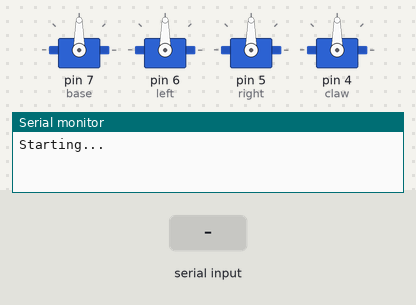
The sketch below on a simulated Arduino Uno, built with avr-gcc and run on an emulated ATmega328P. Parts: 4 × servo, the last lines printed to the serial monitor. The inputs (shaded band) are chosen by the test bench.

Above: at 1.2 s.
1.3 s: "90 45 200\n" received over the second serial link
At 2.1 s:
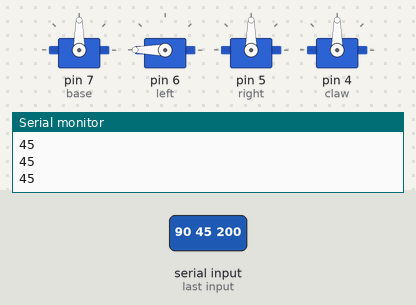
2.8 s: "30 150 10\n" received over the second serial link
At 3.2 s:
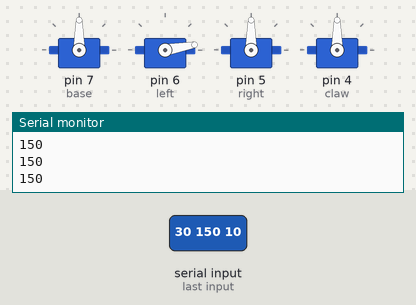
4.3 s: "1 90 45\n" received over the second serial link
At 5.1 s:
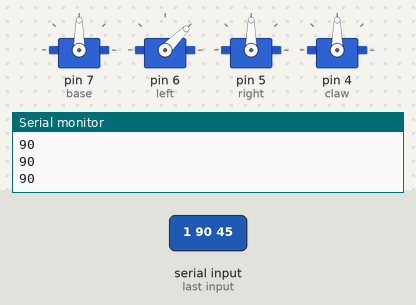
Timing chart, 0 to 7.3 s (numbered marks = the images above; inputs shaded):
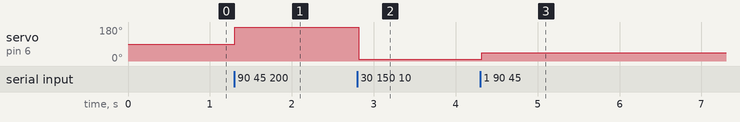

Measured:
- after the input at 1.3 s, servo on pin 6 (left): 90° → 180° at once
- after the input at 2.8 s, servo on pin 6 (left): 180° → 10° at once
- after the input at 4.3 s, servo on pin 6 (left): 10° → 45° at once

The sketch:

ServoNode.ino
```cpp
#include <SoftwareSerial.h>
#include <Servo.h>

SoftwareSerial softSerial(11, 10);

Servo base;
Servo left;
Servo right;
Servo claw;

String received = "";

void setup()
{
  Serial.begin(9600);
  softSerial.begin(9600);

  base.attach(7);
  left.attach(6);
  right.attach(5);
  claw.attach(4);

  Serial.println("Starting...");
}

void loop()
{
  if (softSerial.available()) {
    received = softSerial.readStringUntil('\n');
  }

  if (!received.equals("")) {
    char *str = (char*)received.c_str();

    const size_t bufferSize = 5;
    int arr[bufferSize];

    char *p = strtok(str, " ");
    size_t index = 0;

    while (p != nullptr && index < bufferSize) {
      arr[index++] = atoi(p);
      p = strtok(NULL, " ");
    }

    Serial.println(arr[1]);

    left.attach(6);
    if (arr[0] != 2) {
//      base.write(arr[1]);
      left.write(arr[2]);
//      right.write(arr[3]);
//      claw.write(arr[4]);
    }
    left.detach();
  }
}
```
